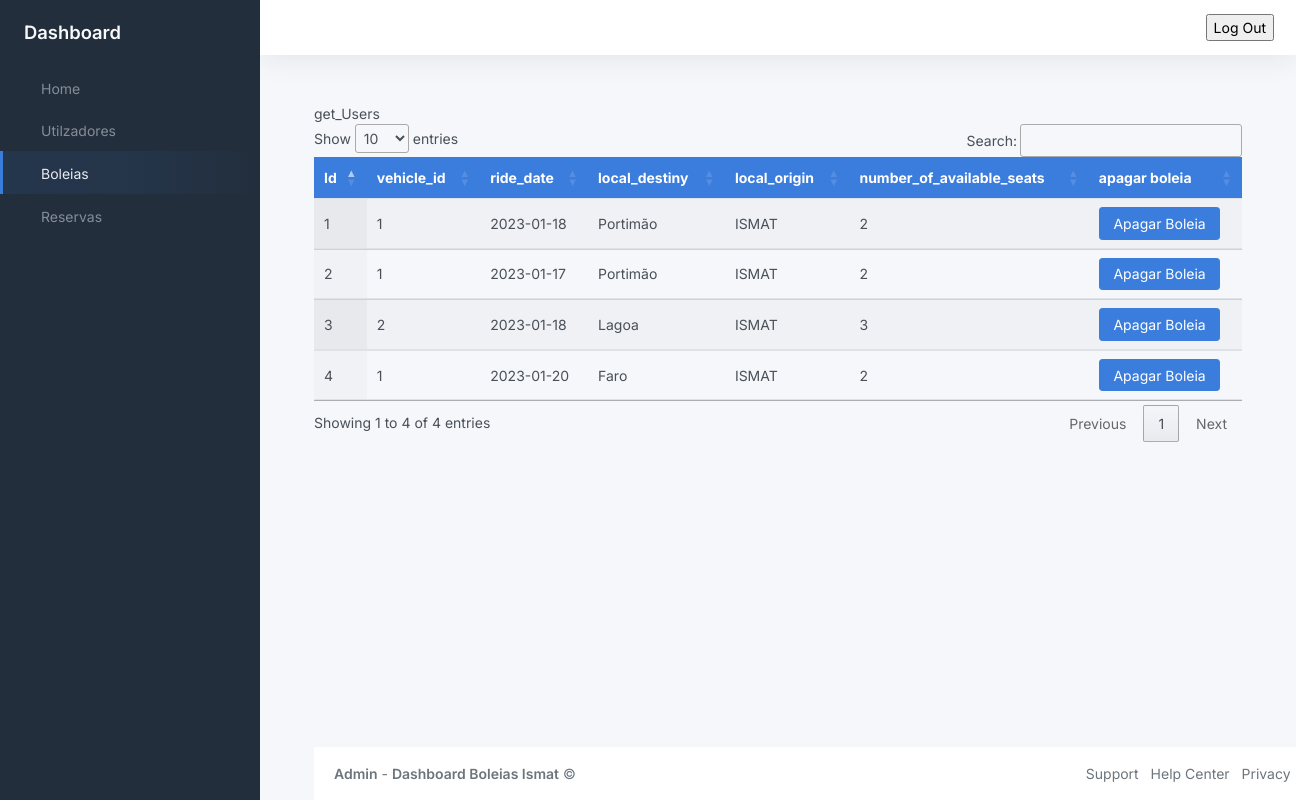
Page /ridePage on the committed database.
### models.py (models this page shows, shortened)
class Ride(db.Model):
	__tablename__ = 'ride'
	__table_args__ = (db.UniqueConstraint('user_id', 'vehicle_id', 'ride_date'),)
	id = db.Column(db.Integer, primary_key=True)
	user_id = db.Column('user_id', db.ForeignKey('user.id'), nullable=False)
	user = db.relationship('User', backref='ride')
	vehicle_id = db.Column('vehicle_id', db.ForeignKey('vehicle.id'), nullable=False)
	vehicle = db.relationship('Vehicle', backref='ride')
	ride_date = db.Column(db.String(9), nullable=False)
	ride_scheduled_time = db.Column(db.String(5), nullable=False)
	local_destiny = db.Column(db.String(40), nullable=False)
	local_origin = db.Column(db.String(40), nullable=False)
	number_of_available_seats = db.Column(db.Integer(), nullable=False)
	createdAt = db.Column(db.DateTime, default=datetime.now)
	updatedAt = db.Column(db.DateTime, default=datetime.now)

### boleiasModule/__init__.py (the view)
@rideModule.route('/ridePage', methods=['GET', 'POST'])
def toRidePage():
    if current_user.is_authenticated:
        print("Noice")
    else:
        print("Not Noice")
    get_Ride= db.session.query(Ride).all()
    form = AdminForm()
    return render_template("boleias.html", title="Login", get_Ride = get_Ride)

### forms.py
class AdminForm(FlaskForm):
    student_number = StringField(label="Numero Estudante", validators=[InputRequired(), Length(min=9, max=9)])
    password = PasswordField(label="Password", validators=[InputRequired(),  Length(min=8, max=255)])
    login = SubmitField(id="bt")

### templates/boleias.html (shortened to what this page needs)
{% extends 'index.html'%}
{% block navOptions %}
    <ul class="sidebar-nav">
        <li class="sidebar-item">
            <a class="sidebar-link" href="{{url_for('homeModule.toHomePage')}}">
                 <span class="align-middle">Home</span>
            </a>
        </li>
        <li class="sidebar-item ">
            <a class="sidebar-link" href="{{url_for('userModule.toUsersPage')}}">
                 <span class="align-middle">Utilzadores</span>
            </a>
        </li>
        <li class="sidebar-item active">
            <a class="sidebar-link" href="{{url_for('rideModule.toRidePage')}}">
                 <span class="align-middle">Boleias</span>
            </a>
        </li>
        <li class="sidebar-item ">
            <a class="sidebar-link" href="{{url_for('reservaModule.toReservaPage')}}">
                 <span class="align-middle">Reservas</span>
            </a>
        </li>
    </ul>
{% endblock navOptions %}
{% block content %}
<div class="container-md" id="table">
    <div class="table-responsive">
        <table class="table display nowrap" id="tabela">
            <thead class="bg-primary text-white">
                <tr>
                    <th>Id</th>
                    <th>vehicle_id</th>
                    <th>ride_date</th>
                    <th>local_destiny</th>
                    <th>local_origin</th>
                    <th>number_of_available_seats</th>
                    <th>apagar boleia</th>
                </tr>
            </thead>
            <tbody>
                {% for ride in get_Ride %}
                <tr>
                <td>{{ride.id}}</td>
                <td>{{ride.vehicle_id}}</td>
                <td>{{ride.ride_date}}</td>
                <td>{{ride.local_destiny}}</td>
                <td>{{ride.local_origin}}</td>
                <td>{{ride.number_of_available_seats}}</td>
                <td><button class="Apagar btn btn-primary" id="{{ride.id}}">Apagar Boleia</button></td>
            </tr>
            {% endfor %}
            </tbody>
    </div>
</div>
{% endblock content %}

### templates/index.html (shortened to what this page needs)
<!DOCTYPE html>
<html lang="en">
<head>
	<link href="https://cdn.jsdelivr.net/npm/bootstrap@5.2.3/dist/css/bootstrap.min.css" rel="stylesheet">
	 <link rel="stylesheet" type="text/css" href="https://cdn.datatables.net/1.13.1/css/jquery.dataTables.css">
	<link rel="stylesheet" href="{{url_for('static', filename='css/app.css')}}">
</head>
<body>
	<div class="wrapper">
		<nav id="sidebar" class="sidebar js-sidebar">
			<div class="sidebar-content js-simplebar">
				<a class="sidebar-brand" href="index.html">
					<span class="align-middle">Dashboard</span>
				</a>
				{% block navOptions %}
				{% endblock navOptions %}
			</div>
		</nav>
		<div class="main">
			<nav class="navbar navbar-expand navbar-light navbar-bg">
				<div class="navbar-collapse collapse">
					<ul class="navbar-nav navbar-align">
						<li class="nav-item dropdown">
							<a class="nav-icon dropdown-toggle" href="#" id="alertsDropdown" data-bs-toggle="dropdown">
							</a>
						</li>
						<li class="nav-item dropdown">
							<a class="nav-icon dropdown-toggle" href="#" id="messagesDropdown" data-bs-toggle="dropdown">
							</a>
						</li>
						<li class="nav-item dropdown">
							<form action="{{url_for('login.logOut')}}">
								<input type="submit" value="Log Out" />
							</form>
						</li>
					</ul>
				</div>
			</nav>
			<main class="content">
				{% block content %}
				{% endblock content %}
			</main>
			<footer class="footer">
				<div class="container-fluid ">
					<div class="row text-muted">
						<div class="col-6 text-start">
							<p class="mb-0">
								<a class="text-muted" href="https://adminkit.io/" target="_blank"><strong>Admin</strong></a> - <a class="text-muted" href="https://adminkit.io/" target="_blank"><strong>Dashboard Boleias Ismat</strong></a>								&copy;
							</p>
						</div>
						<div class="col-6 text-end">
							<ul class="list-inline">
								<li class="list-inline-item">
									<a class="text-muted" href="https://adminkit.io/" target="_blank">Support</a>
								</li>
								<li class="list-inline-item">
									<a class="text-muted" href="https://adminkit.io/" target="_blank">Help Center</a>
								</li>
								<li class="list-inline-item">
									<a class="text-muted" href="https://adminkit.io/" target="_blank">Privacy</a>
								</li>
							</ul>
						</div>
					</div>
				</div>
			</footer>
		</div>
	</div>
</body>
</html>

### templates/index.html (style rules this page uses)
.footer { position: absolute; bottom:0; width: 81%; }

### rows in the picture
Ride: id "1", vehicle_id "1", ride_date "2023-01-18", local_destiny "Portimão", local_origin "ISMAT", number_of_available_seats "2"
Ride: id "2", vehicle_id "1", ride_date "2023-01-17", local_destiny "Portimão", local_origin "ISMAT", number_of_available_seats "2"
Ride: id "3", vehicle_id "2", ride_date "2023-01-18", local_destiny "Lagoa", local_origin "ISMAT", number_of_available_seats "3"
Ride: id "4", vehicle_id "1", ride_date "2023-01-20", local_destiny "Faro", local_origin "ISMAT", number_of_available_seats "2"
